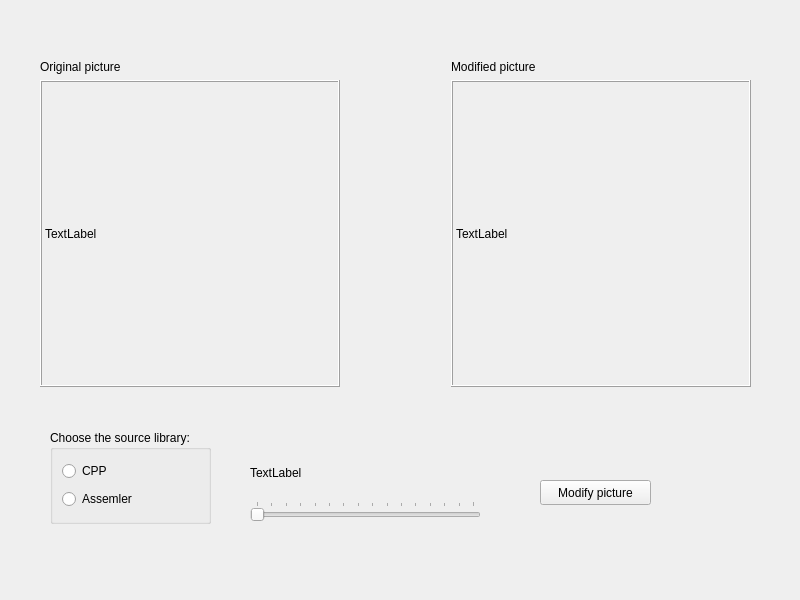
<?xml version="1.0" encoding="UTF-8"?>
<ui version="4.0">
 <class>MainWindow</class>
 <widget class="QMainWindow" name="MainWindow">
  <property name="geometry">
   <rect>
    <x>0</x>
    <y>0</y>
    <width>800</width>
    <height>600</height>
   </rect>
  </property>
  <property name="windowTitle">
   <string>MainWindow</string>
  </property>
  <widget class="QWidget" name="centralwidget">
   <widget class="QGroupBox" name="groupBox_library_choice">
    <property name="geometry">
     <rect>
      <x>50</x>
      <y>430</y>
      <width>161</width>
      <height>94</height>
     </rect>
    </property>
    <property name="title">
     <string>Choose the source library:</string>
    </property>
    <layout class="QGridLayout" name="gridLayout">
     <item row="0" column="0">
      <widget class="QRadioButton" name="radioButton_cpp_library">
       <property name="text">
        <string>CPP</string>
       </property>
      </widget>
     </item>
     <item row="1" column="0">
      <widget class="QRadioButton" name="radioButton_assembler_library">
       <property name="text">
        <string>Assemler</string>
       </property>
      </widget>
     </item>
    </layout>
   </widget>
   <widget class="QPushButton" name="pushButton">
    <property name="geometry">
     <rect>
      <x>540</x>
      <y>480</y>
      <width>111</width>
      <height>25</height>
     </rect>
    </property>
    <property name="text">
     <string>Modify picture</string>
    </property>
   </widget>
   <widget class="QWidget" name="">
    <property name="geometry">
     <rect>
      <x>250</x>
      <y>450</y>
      <width>231</width>
      <height>71</height>
     </rect>
    </property>
    <layout class="QGridLayout" name="gridLayout_threads_number_choise">
     <item row="0" column="0">
      <widget class="QLabel" name="label_threads_number_choice">
       <property name="text">
        <string>TextLabel</string>
       </property>
      </widget>
     </item>
     <item row="1" column="0">
      <widget class="QSlider" name="horizontalSlider_threads_number_choice">
       <property name="minimum">
        <number>1</number>
       </property>
       <property name="maximum">
        <number>16</number>
       </property>
       <property name="orientation">
        <enum>Qt::Orientation::Horizontal</enum>
       </property>
       <property name="tickPosition">
        <enum>QSlider::TickPosition::TicksAbove</enum>
       </property>
       <property name="tickInterval">
        <number>1</number>
       </property>
      </widget>
     </item>
    </layout>
   </widget>
   <widget class="QWidget" name="">
    <property name="geometry">
     <rect>
      <x>40</x>
      <y>60</y>
      <width>711</width>
      <height>327</height>
     </rect>
    </property>
    <layout class="QGridLayout" name="gridLayout_2">
     <item row="0" column="0">
      <layout class="QGridLayout" name="gridLayout_modified_picture_2">
       <item row="0" column="0">
        <widget class="QLabel" name="label">
         <property name="text">
          <string>Original picture</string>
         </property>
        </widget>
       </item>
       <item row="1" column="0">
        <widget class="QLabel" name="label_premodified_picture">
         <property name="sizePolicy">
          <sizepolicy hsizetype="Expanding" vsizetype="Expanding">
           <horstretch>0</horstretch>
           <verstretch>0</verstretch>
          </sizepolicy>
         </property>
         <property name="minimumSize">
          <size>
           <width>300</width>
           <height>300</height>
          </size>
         </property>
         <property name="frameShape">
          <enum>QFrame::Shape::Box</enum>
         </property>
         <property name="frameShadow">
          <enum>QFrame::Shadow::Raised</enum>
         </property>
         <property name="text">
          <string>TextLabel</string>
         </property>
        </widget>
       </item>
      </layout>
     </item>
     <item row="0" column="1">
      <spacer name="horizontalSpacer">
       <property name="orientation">
        <enum>Qt::Orientation::Horizontal</enum>
       </property>
       <property name="sizeHint" stdset="0">
        <size>
         <width>58</width>
         <height>20</height>
        </size>
       </property>
      </spacer>
     </item>
     <item row="0" column="2">
      <layout class="QGridLayout" name="gridLayout_modified_picture">
       <item row="0" column="0">
        <widget class="QLabel" name="label_2">
         <property name="text">
          <string>Modified picture</string>
         </property>
        </widget>
       </item>
       <item row="1" column="0">
        <widget class="QLabel" name="label_modified_picture">
         <property name="sizePolicy">
          <sizepolicy hsizetype="Expanding" vsizetype="Expanding">
           <horstretch>0</horstretch>
           <verstretch>0</verstretch>
          </sizepolicy>
         </property>
         <property name="minimumSize">
          <size>
           <width>300</width>
           <height>300</height>
          </size>
         </property>
         <property name="frameShape">
          <enum>QFrame::Shape::Box</enum>
         </property>
         <property name="frameShadow">
          <enum>QFrame::Shadow::Raised</enum>
         </property>
         <property name="text">
          <string>TextLabel</string>
         </property>
        </widget>
       </item>
      </layout>
     </item>
    </layout>
   </widget>
  </widget>
 </widget>
 <resources/>
 <connections/>
</ui>
